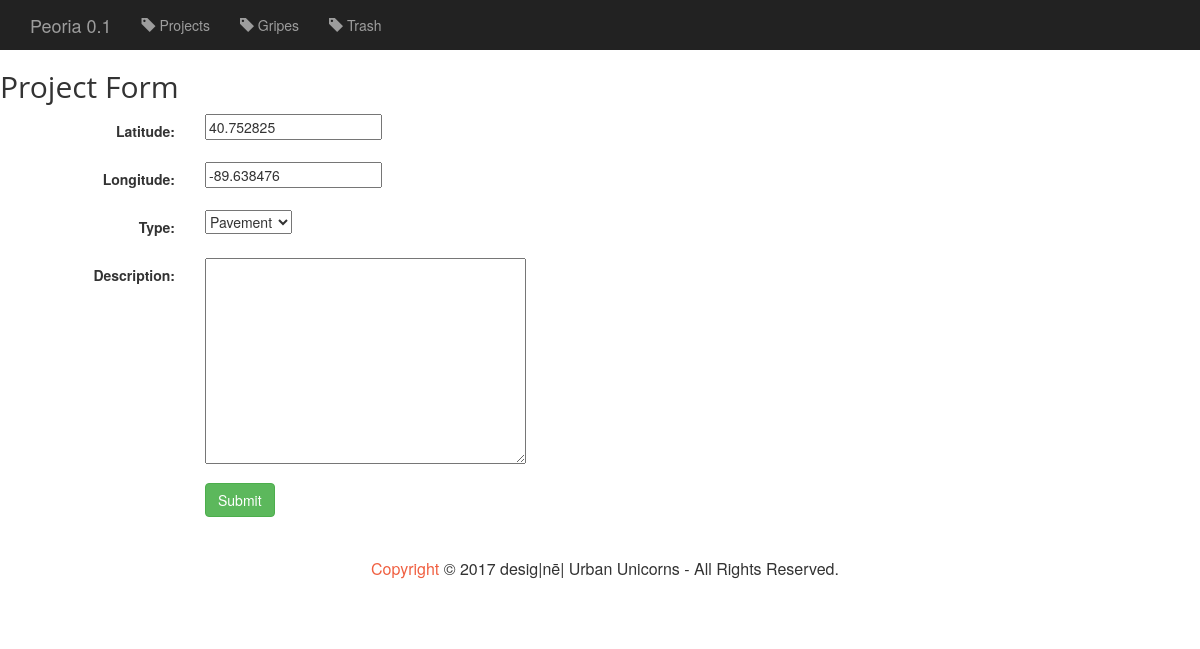
/peoria/project/2/update/, run on the app's committed database.
### peoria/models.py (models this page shows, shortened)
class Project(models.Model):
    latitude = models.DecimalField(max_digits=10, decimal_places=6, default=40.703545)
    longitude = models.DecimalField(max_digits=10, decimal_places=6, default=-89.579086)
    PAVEMENT = 'PV'
    BIKE = 'BK'
    TRASHCANS = 'TC'
    RAMPS = 'RA'
    SIDEWALKS = 'SW'
    TYPE_CHOICES = (
        (PAVEMENT, 'Pavement'),
        (BIKE, 'Bike'),
        (TRASHCANS, 'Trashcans'),
        (RAMPS, 'Ramps'),
        (SIDEWALKS, 'Sidewalks'),
    )
    type = models.CharField(max_length=100, choices=TYPE_CHOICES)
    filename = models.CharField(max_length=100, blank=True, null=True)
    description = models.TextField(blank=True, null=True)

### peoria/views.py (the view)
# urls.py: url(r'^project/(?P<pk>[0-9]+)/update/$', views.ProjectUpdate.as_view(), name='project-update'),
class ProjectUpdate(UpdateView):
    model = Project
    fields = ['latitude',
              'longitude',
              'type',
              'description',
    ]

### peoria/templates/peoria/project_form.html (shortened to what this page needs)
{% extends 'peoria/base.html' %}
{% block body %}
    <h2> Project Form </h2>
    <form class="form-horizontal" action="" method="post" enctype="multipart/form-data">
        {% include 'peoria/form-template.html' %}
        <div class="form-group">
            <div class="col-sm-offset-2 col-sm-10">
                <button type="submit" class="btn btn-success">Submit</button>
            </div>
        </div>
    </form>
{% endblock %}

### peoria/templates/peoria/form-template.html (shortened to what this page needs)
{% for field in form %}
    <div class="form-group">
        <div class = "col-sm-offset-2 col-sm-10">
        </div>
        <label class="control-label col-sm-2">{{ field.label_tag }}</label>
        <div class="col-sm-10">{{ field }}</div>
    </div>
{% endfor %}

### peoria/static/peoria/style.css (style rules this page uses)
body, html { width: 100%; height: 100%; }
body { font-family: 'Helvetica Neue', Arial, sans-serif; }
h1, h2, h3, h4, h5, h6 { font-family: 'Open Sans', 'Helvetica Neue', Arial, sans-serif; }

### data on the page
Project: form "40.752825" "-89.638476" "Pavement"

### other printed values
{{ field.label_tag }} "Latitude:" "Longitude:" "Type:" "Description:"
